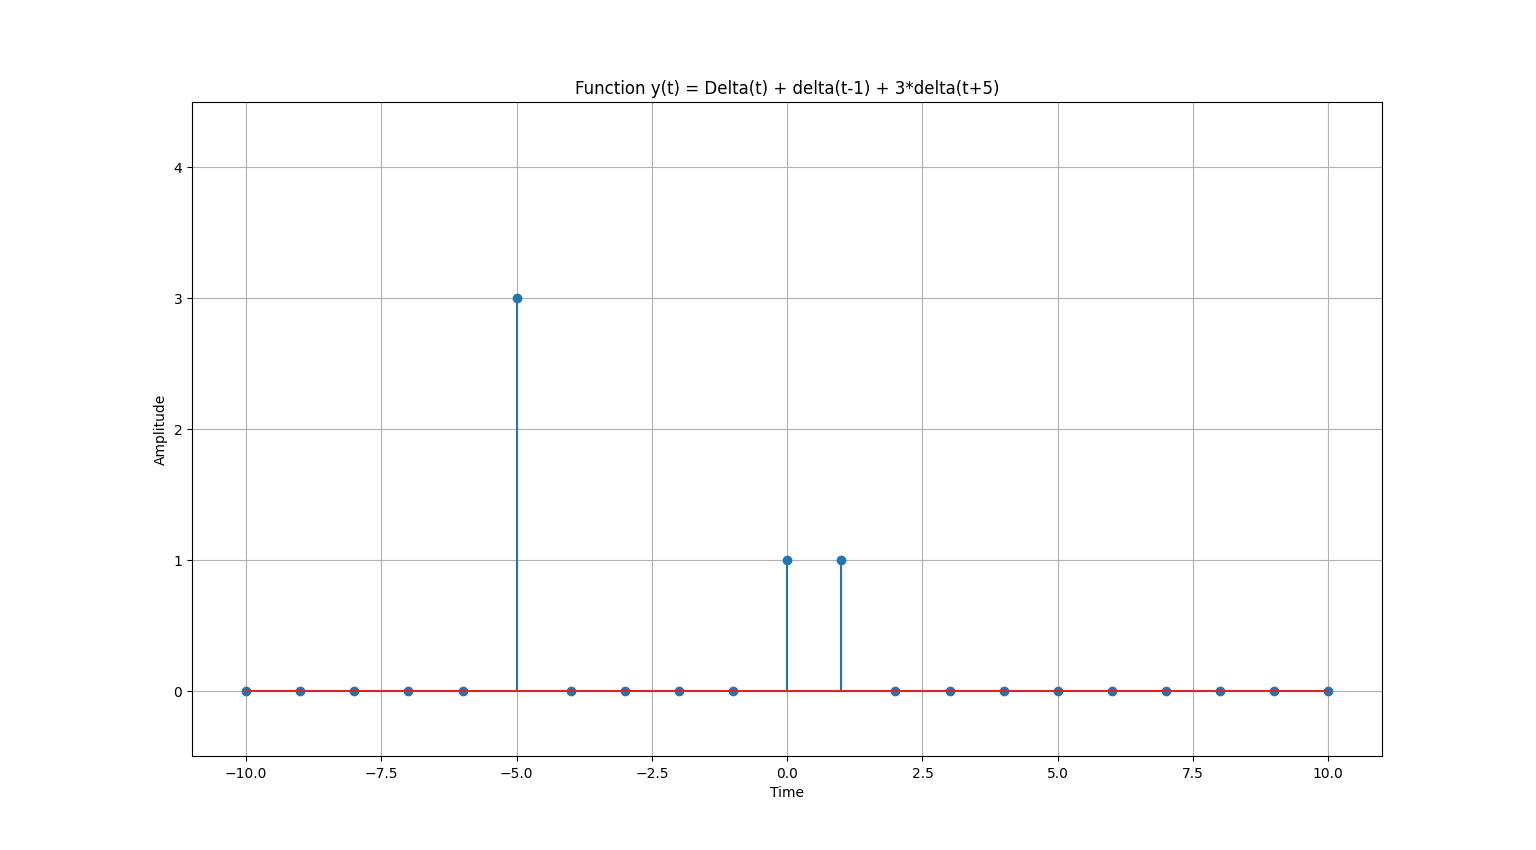

Python code for this plot:
import matplotlib.pyplot as plt
import numpy as np


def simulate_function(time):
    y = np.zeros_like(time)
    y[time == 0] = 1
    y[time == 1] += 1
    y[time == -5] += 3
    return y


# Define the time range
time = np.arange(-10, 11)

# Simulate the function
function_values = simulate_function(time)

# Plot and display the function
plt.stem(time, function_values)
plt.title('Function y(t) = Delta(t) + delta(t-1) + 3*delta(t+5)')
plt.xlabel('Time')
plt.ylabel('Amplitude')
plt.ylim([-0.5, 4.5])
plt.grid(True)
plt.show()
